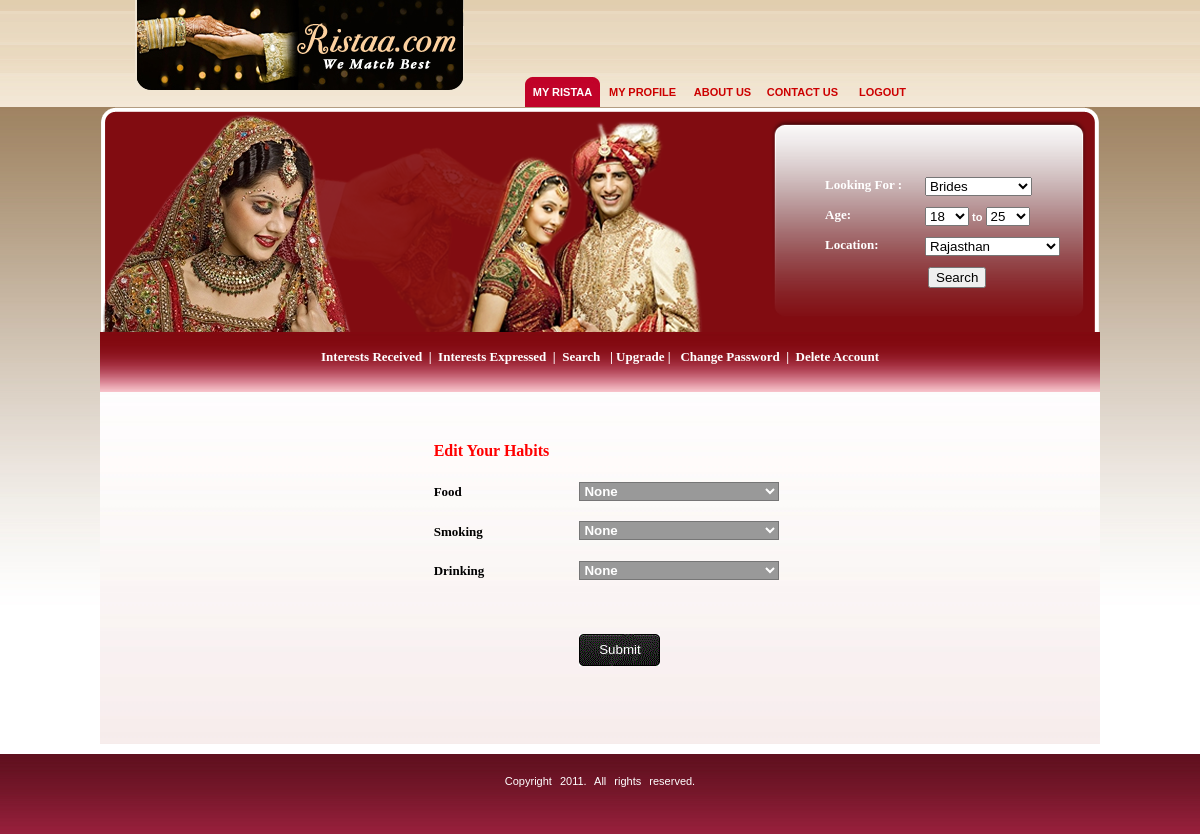
Page /web/user_login/edit_habits.php (signed in) on the committed database.
### tables this page shows
CREATE TABLE IF NOT EXISTS `user_info` (
  `registeration_no` int(15) NOT NULL auto_increment,
  `username` varchar(50) NOT NULL,
  `password` varchar(50) NOT NULL,
  `name` varchar(50) NOT NULL,
  `email` varchar(50) NOT NULL,
  `gender` varchar(7) NOT NULL,
  `date_birth` int(3) NOT NULL,
  `month_birth` int(3) NOT NULL,
  `year_birth` int(5) NOT NULL,
  `hour_birth` int(3) NOT NULL,
  `minutes_birth` int(3) NOT NULL,
  `am_birth` varchar(3) NOT NULL,
  `cast` varchar(50) NOT NULL,
  `mobile_no` varchar(15) NOT NULL,
  `marital_status` varchar(22) NOT NULL,
  `country` varchar(35) NOT NULL,
  `state` varchar(50) NOT NULL,
  `city` varchar(50) NOT NULL,
  `religion` varchar(7) NOT NULL,
  `image_url` varchar(100) NOT NULL,
  `height` varchar(20) NOT NULL,
  `body_type` varchar(20) NOT NULL,
  `complexion` varchar(20) NOT NULL,
  `physical_status` varchar(30) NOT NULL,
  `education` varchar(25) NOT NULL,
  `occupation` varchar(70) NOT NULL,
  `annual_income` varchar(20) NOT NULL,
  `food` varchar(20) NOT NULL,
  `smoking` varchar(20) NOT NULL,
  `drinking` varchar(20) NOT NULL,
  `manglik` varchar(20) NOT NULL,
  `rashi` varchar(30) NOT NULL,
  `family_status` varchar(22) NOT NULL,
  `family_type` varchar(20) NOT NULL,
  `family_values` varchar(20) NOT NULL,
  `last_login` varchar(40) NOT NULL,
  `birth_date` varchar(50) NOT NULL,
  `age` int(2) NOT NULL,
  `child` varchar(40) NOT NULL,
  `sent_code` int(10) NOT NULL,
  `received_code` int(10) NOT NULL,
  `status` char(2) NOT NULL default 'VN',
  `upgrade_status` varchar(10) NOT NULL,
  `deposit_type` varchar(100) NOT NULL,
  `pickup_address` text NOT NULL,
  `pickup_mob` varchar(20) NOT NULL,
  `dd_no` varchar(50) NOT NULL,
  `bank_name` varchar(255) NOT NULL,
  `dd_date` varchar(100) NOT NULL,
  `upgrade_date` int(20) NOT NULL,
  `upgrade_month` int(20) NOT NULL,
  `upgrade_year` int(20) NOT NULL,
  `upgrade_type` varchar(20) NOT NULL,
  `count_mob_no` int(20) NOT NULL,
  `count_messages` int(255) NOT NULL,
  `expression_mess` int(255) NOT NULL,
  `about_me` text NOT NULL,
  `about_family` text NOT NULL,
  `birth_place` varchar(100) NOT NULL,
  PRIMARY KEY  (`registeration_no`)
);

### web/script/mysql.php (called while the page is built, shortened)
<?php
	function queryselect($attributelist,$tablelist,$condition,$link)
	{
		$query = "SELECT $attributelist FROM $tablelist";
		if($condition!="")
			$query = $query." WHERE $condition";
		if(!($res=mysql_query($query,$link)))
		{
			echo("Error in executing \"$query\" query<br />Error:".mysql_error());
			exit();
		}
		return $res;
	}
?>

### web/user_login/edit_habits.php (the view, shortened to what this page needs)
<?php
	require("../script/mysql.php");
	$link = connect($hname,$uname,$passwd);
$username=$_SESSION['username'];
$result = queryselect("*","user_info","username = '".$username."'",$link);
if(mysql_num_rows($result)!=0)
{
 $row = mysql_fetch_row($result);
?>
<!DOCTYPE html PUBLIC "-//W3C//DTD XHTML 1.0 Strict//EN" "http://www.w3.org/TR/xhtml1/DTD/xhtml1-strict.dtd">
<html xmlns="http://www.w3.org/1999/xhtml">
<head>
<link href="../css/style-tango.css" rel="stylesheet" type="text/css" />
</head>
<body>
<div class="topbg-logo2">
  <div class="topbg-logo">
    <div class="logo-holder"></div>
    <div class="link-holder">
      <div class="link-holder3"><a href="index.php">My Ristaa</a></div>
      <div class="link-holder2"><a href="my_profile.php">My Profile</a></div>
      <div class="link-holder2"><a href="about_us.php">About us </a></div>
      <div class="link-holder2"><a href="contact.php">contact us</a></div>
      <div class="link-holder2"><a href="logout.php">Logout</a></div>
   </div>
  </div>
</div>
<div class="header-bg">
<form name="search" method="post" action="result.php" enctype="multipart/form-data">
  <div class="search-holder">
    <div class="searchers">
      <div class="font3"><font size="2" face="Verdana">Looking For :</font></div>
      <span style="PADDING-TOP: 6px">
      <select
                              class="contentyellow" style="WIDTH: 107px"
                              name="select">
        <option value="1"
                                selected="selected">Brides</option>
      </select>
    </span></div>
    <div class="searchers">
      <div class="font3"><font size="2" face="Verdana">Age:</font></div>
      							<select name="agefrom" style="width: 44px;"><option selected>
								18</option><option>19</option><option>20</option>
								</select><span style="PADDING-TOP: 6px">
      <span
                              class="searcFields">to </span>
      </span> <select name="ageto" style="width: 44px;"><option>18</option><option>24</option><option selected>25</option><option>26</option>
		<option>60</option></select></div>
    <div class="searchers">
      <div class="font3"><font face="Verdana" size="2"><span
                              onmouseover="style.cursor='pointer'; mmtooltip('Location where you are based');"
                              onmouseout="exit();">Location</span>:</font></div>
      <span style="PADDING-TOP: 6px">
      <select
                              class="contentyellow" style="WIDTH: 135px; height:21"
                              name="state1">
                  <option selected value="Rajasthan">Rajasthan</option>
                  <option value="Other">Other</option>      </select>
      </span>
      </div>
    <div class="searchers">
      <div class="font3">&nbsp;</div>
      <span style="PADDING-TOP: 6px">
      &nbsp;</span><label><input type="submit" name="Submit" value="Search" /></label></div>
  </div>
  </form>
</div>
<div class="login-bg" style="width: 1000px; height: 60px">
  <center>
    <div class="login-holder" style="width: 879px; height: 47px"> <font face="Verdana" size="2"  color="white"><b><a style="text-decoration: none" href="interests_received.php"> <font  color="white">Interests Received</font></a>&nbsp; |&nbsp; <a style="text-decoration: none" href="interests_expressed.php"> <font  color="white">Interests Expressed</font></a>&nbsp; |&nbsp; <a href="#" name="link1" id="link1" style="text-decoration: none" onmouseover="MM_showMenu(window.mm_menu_0521105438_0,-4,20,null,'link1')" onmouseout="MM_startTimeout();"><font color="white">Search</font></a> &nbsp; | <a href="#" name="link2" id="link2" style="text-decoration: none" onmouseover="MM_showMenu(window.mm_menu_0521105438_1,-4,20,null,'link2')" onmouseout="MM_startTimeout();"><font color="white">Upgrade</font></a> | &nbsp;<a style="text-decoration: none" href="change_password.php"> <font  color="white">Change Password</font></a>&nbsp; |&nbsp; <a style="text-decoration: none" href="delete_account.php"> <font  color="white">Delete Account</font></a>
</b></font></div>
  </center>
</div><div align="center">
<table width=1000 cellspacing="0" cellpadding="0" background="../images/main.jpg"><tr><td width="333"></td>
<td width="665">
<table border="0" cellspacing="0" cellpadding="0">
					<tr>
						<td  height="26" colspan="3">
						<table width="92%" height="282" border="0" cellPadding="0" cellSpacing="0">
<form name="habits" id="habits" action="success_habits.php">
	<tr>
									<td height="26" width="20%" align="left">&nbsp;</td>
									<td width="80%" align="left" valign="middle">&nbsp;
									</td>
				  </tr>
								<tr>
						<td width="24%" height="26" align="left" colspan="2"><b>
						<font face="Verdana" color="#FF0000">Edit Your Habits</font></b></td>
								</tr>
								<tr>
						<td width="24%" height="26" align="left"><b>
						<font face="Verdana" size="2"  >Food</font></b></td>
						<td width="76%" height="26" align="left">
						<b>
						<font color="#333333" face="Verdana" size="2">
		<select id="food" name="food" size="1" tabindex="1" style="font-weight: 700;color:#FFFFFF; background-color:#999999; width:200px;">
		<?php
						if($row[27]!="")
						echo("<option selected value=$row[27]>$row[27]</option>");
						else
						echo("<option selected value=None>Select</option>");
						?>
                  </select></font></b></td>
								</tr>
								<tr>
						<td width="24%" height="26" align="left"><b>
						<font face="Verdana" size="2"  >Smoking
						</font></b></td>
						<td width="76%" height="26" align="left">
						<b>
						<font color="#333333" face="Verdana" size="2">
		<select id="smoking" name="smoking" size="1" tabindex="2" style="font-weight: 700;color:#FFFFFF; background-color:#999999; width:200px;">
		<?php
						if($row[28]!="")
						echo("<option selected value=$row[28]>$row[28]</option>");
						else
						echo("<option selected value=None>Select</option>");
						?>
                  </select></font></b></td>
								</tr>
								<tr>
						<td width="24%" height="26" align="left"><b>
						<font face="Verdana" size="2" >Drinking
						</font></b></td>
						<td width="76%" height="26" align="left">
						<b>
						<font color="#333333" face="Verdana" size="2">
		<select id="drinking" name="drinking" size="1" tabindex="3" style="font-weight: 700;color:#FFFFFF; background-color:#999999; width:200px;">
                  <?php
						if($row[29]!="")
						echo("<option selected value=$row[29]>$row[29]</option>");
						else
						echo("<option selected value=None>Select</option>");
						?>
                  </select></font></b></td>
								</tr>
								<tr>
									<td height="23" width="20%" align="left">&nbsp;</td>
									<td height="23" width="80%" align="left">&nbsp;									</td>
								</tr>
								<tr>
									<td height="26" width="20%" align="left">&nbsp;</td>
									<td height="26" width="80%" align="left"><input name="submit" type="submit" style="background:url(../images/send.gif); width:81px; border:none; height:32px; color:#FFFFFF" tabindex="16" value="Submit" /></td>
								</tr>
						  </form>
						</table>
&nbsp;</td>
					</tr>
					<tr>
						<td width="980" height="26" colspan="3">&nbsp;</td>
						<td width="6" height="26">&nbsp;</td>
					</tr>
					<tr>
						<td width="980" height="26" colspan="3">&nbsp;</td>
						<td width="6" height="26">&nbsp;</td>
					</tr>
<?php
}
?>
		</table>
</td></tr></table>
</div>
<div class="footer">
  <div id="footer-bound">
	<p align="center">Copyright 2011. All rights reserved.</div>
</div>
</body>
</html>

### web/css/style-tango.css (style rules this page uses)
body { background-color: #FFFFFF; background-image:url(../images/big-b.jpg); background-repeat:repeat-x; margin: 0; font-family:Arial, Helvetica, sans-serif; }
.topbg-logo2 { width:100%; height:107px; background-color:#EBDBC2; background-image: url(../images/top-bg.jpg); background-repeat:repeat-x; margin:auto; }
.topbg-logo { width:1000px; height:107px; margin:auto; }
.logo-holder { width:329px; height:90px; background-image:url(../images/logo.png); float:left; margin-left:35px; }
.link-holder { width:550px; height:60px; float: right; margin-right:35px; margin-top:47px; }
.header-bg { width:1000px; height:225px; background-image: url(../images/header.png); background-repeat:repeat-x; margin:auto; }
.search-holder { width:270px; height:130px; float:right; margin-top:70px; margin-right:5px; }
.searchers { width:350px; height:20px; margin:auto; font:Arial, Helvetica, sans-serif; font-size:11px; color:#FFFFFF; font-weight:bold; margin-bottom:10px; }
.login-bg { width:1000px; height:60px; background-color: #FF99FF; background-image: url(../images/login-bg.jpg); background-repeat:repeat-x; margin:auto; }
.login-holder { width:750px; height:30px; margin:auto; margin-top:0px; padding-top:15px; }
.font3 { font-family:Arial, Helvetica, sans-serif; font-size:11px; font-weight:bold; color: #FFFFFF; width:100px; height:20px; float:left; }
.link-holder2 { FLOAT: left; height:21px; width:75px; margin-left:5px; text-transform: uppercase; font-family:Arial, Helvetica, sans-serif; font-size:11px; font-weight:bold; text-align:center; padding-top:10px; margin-top:29px; }
.link-holder2 A:link { COLOR: #CC0000 ;TEXT-DECORATION: none }
.link-holder3 { FLOAT: left; background-image: url(../images/link-b.jpg); height:21px; width:75px; margin-left:10px; text-transform: uppercase; font-family:Arial, Helvetica, sans-serif; font-size:11px; font-weight:bold; text-align:center; padding-top:10px; margin-top:29px; }
.link-holder3 A:link { COLOR: #FFFFFF; TEXT-DECORATION: none }
.footer { width:100%; height:80px; background-color: #990000; margin-top:0px; border-top-width: 0px; border-top-style: solid; border-top-color: #FFFFFF; margin-right: auto; margin-bottom: auto; margin-left: auto; background-image: url(../images/footer-bg.jpg); background-repeat: repeat-x; }
#footer-bound { width:900px; position:relative; padding:10px; height:40px; margin:0 auto; padding:10px; margin-top:10px; color:#FFFFFF; word-spacing:5px; border: 0px dashed #CCCCCC; font-size:11px; font-family: Arial, Helvetica, sans-serif; font-variant: normal; font-weight: normal; }

### rows in the picture
user_info: food "None", smoking "None", drinking "None"
